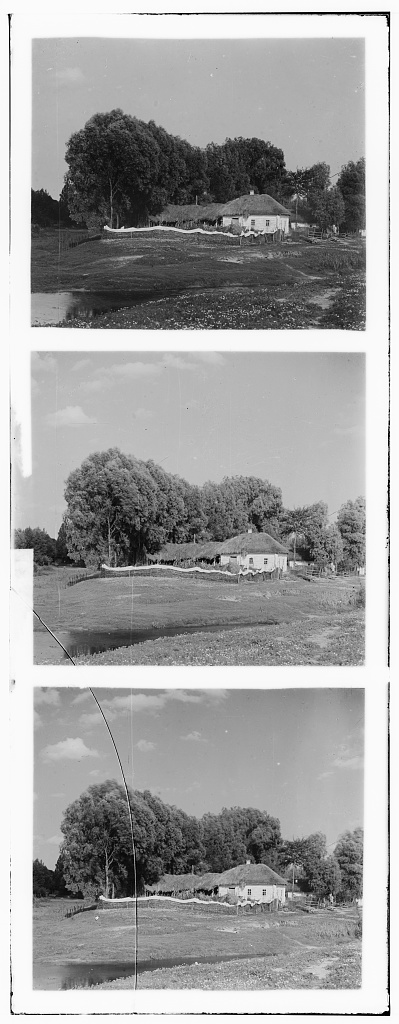
#> input picture part-two/data/additional/00166v.jpg, 399 x 1024 px
$ python colorize.py data/additional/00166v.jpg out.png
#> lines starting #> are read from the running program, lines starting #| are printed output that depends on the picture
"""Handwritten translation alignment for vertically stacked B/G/R glass plates.

Only NumPy and Pillow are required. All public shifts are (x, y), positive
right/down, and describe the translation APPLIED to the moving channel.
"""
from __future__ import annotations

import argparse
import json
import math
from pathlib import Path
from time import perf_counter

import numpy as np
from PIL import Image


def normalize(image: np.ndarray) -> np.ndarray:
    a = np.asarray(image)
    if a.size == 0 or not np.isfinite(a).all():
        raise ValueError('Image must be nonempty and finite.')
    if np.issubdtype(a.dtype, np.unsignedinteger):
        return a.astype(np.float32) / np.iinfo(a.dtype).max
    a = a.astype(np.float32)
    if a.min() < 0 or a.max() > 1:
        raise ValueError('Floating-point images must be in [0, 1].')
    return a


def split_plate(image: np.ndarray) -> tuple[np.ndarray, np.ndarray, np.ndarray]:
    a = normalize(image)
    if a.ndim == 3:
        # The provided scans are grayscale; tolerate grayscale stored as RGB.
        if a.shape[2] not in (3, 4):
            raise ValueError('Expected grayscale or RGB image.')
        a = a[:, :, :3].mean(axis=2)
    if a.ndim != 2 or a.shape[0] < 3 or a.shape[1] < 1:
        raise ValueError('Expected a nonempty vertically stacked B/G/R plate.')
    h = a.shape[0] // 3
    return a[:h], a[h:2*h], a[2*h:3*h]


def resize_gray(a: np.ndarray, shape: tuple[int, int]) -> np.ndarray:
    """Low-pass resampling is permitted; pyramid construction is explicit below."""
    return np.asarray(Image.fromarray(a).resize((shape[1], shape[0]), Image.Resampling.BILINEAR))


def search_shift(reference: np.ndarray, moving: np.ndarray, radius: int = 15,
                 center: tuple[int, int] = (0, 0), metric: str = 'ncc',
                 border: float = .12) -> tuple[tuple[int, int], float]:
    """Exhaustive search; all candidates use the SAME reference support.

    For a trial (dx,dy), compare B[y,x] with moving[y-dy,x-dx].
    NCC maximizes the cosine similarity specified in the assignment (no mean
    subtraction). L2 minimizes sqrt(sum((B-moving)**2)). No rolled/wrapped
    pixels or padded values participate in scoring.
    """
    if reference.ndim != 2 or reference.shape != moving.shape:
        raise ValueError('Channels must be equal-size 2D arrays.')
    if radius < 0 or int(radius) != radius or not 0 <= border < .5:
        raise ValueError('Radius must be a nonnegative integer; border must be in [0, .5).')
    if metric not in ('ncc', 'l2'):
        raise ValueError('Metric must be ncc or l2.')
    if not np.isfinite(reference).all() or not np.isfinite(moving).all():
        raise ValueError('Channels must contain finite values.')
    h, w = reference.shape
    cx, cy = map(int, center)
    mx = max(math.ceil(w*border), abs(cx)+radius)
    my = max(math.ceil(h*border), abs(cy)+radius)
    if h-2*my < 4 or w-2*mx < 4:
        raise ValueError('Search window leaves fewer than four interior pixels per axis.')
    a = np.asarray(reference[my:h-my, mx:w-mx], dtype=np.float32)
    norm_a = float(np.einsum('ij,ij->', a, a, dtype=np.float64))
    # Prefer the smallest refinement when otherwise tied, including blank images.
    candidates = [(x, y) for y in range(cy-radius, cy+radius+1)
                  for x in range(cx-radius, cx+radius+1)]
    candidates.sort(key=lambda xy: ((xy[0]-cx)**2+(xy[1]-cy)**2, xy[1], xy[0]))
    best, best_value = (cx, cy), -float('inf') if metric == 'ncc' else float('inf')
    for dx, dy in candidates:
        b = np.asarray(moving[my-dy:h-my-dy, mx-dx:w-mx-dx], dtype=np.float32)
        if metric == 'ncc':
            norm_b = float(np.einsum('ij,ij->', b, b, dtype=np.float64))
            denom = math.sqrt(norm_a*norm_b)
            value = float(np.einsum('ij,ij->', a, b, dtype=np.float64))/denom if denom else 0.0
            better = value > best_value + 1e-12
        else:
            diff = a-b
            value = math.sqrt(float(np.einsum('ij,ij->', diff, diff, dtype=np.float64)))
            better = value < best_value - 1e-12
        if better:
            best, best_value = (dx, dy), value
    return best, best_value


def pyramid_align(reference: np.ndarray, moving: np.ndarray, metric: str = 'ncc',
                  radius: int = 15, refine_radius: int = 2, min_size: int = 160,
                  border: float = .12) -> tuple[tuple[int, int], list[dict]]:
    if reference.ndim != 2 or reference.shape != moving.shape:
        raise ValueError('Channels must be equal-size 2D arrays.')
    if min_size < 32 or refine_radius < 0:
        raise ValueError('min_size must be at least 32; refinement radius must be nonnegative.')
    levels = [(reference, moving)]
    while min(levels[-1][0].shape) > min_size:
        a, b = levels[-1]
        shape = ((a.shape[0]+1)//2, (a.shape[1]+1)//2)
        levels.append((resize_gray(a, shape), resize_gray(b, shape)))
    shift, previous, trace = (0, 0), None, []
    for a, b in reversed(levels):
        if previous is not None:
            shift = (round(shift[0]*a.shape[1]/previous[1]),
                     round(shift[1]*a.shape[0]/previous[0]))
        shift, score = search_shift(a, b, radius if previous is None else refine_radius,
                                    shift, metric, border)
        trace.append({'shape_hw': list(a.shape), 'shift_xy': list(shift),
                      'score': score, 'radius': radius if previous is None else refine_radius})
        previous = a.shape
    return shift, trace


def compose(b: np.ndarray, g: np.ndarray, r: np.ndarray, g_shift: tuple[int, int],
            r_shift: tuple[int, int], crop: bool = True) -> np.ndarray:
    if b.ndim != 2 or b.shape != g.shape or b.shape != r.shape:
        raise ValueError('Channels must be equal-size 2D arrays.')
    rgb = np.stack((np.roll(r, (r_shift[1], r_shift[0]), (0, 1)),
                    np.roll(g, (g_shift[1], g_shift[0]), (0, 1)), b), axis=-1)
    if crop:
        h, w = b.shape
        x0, x1 = max(0, g_shift[0], r_shift[0]), w+min(0, g_shift[0], r_shift[0])
        y0, y1 = max(0, g_shift[1], r_shift[1]), h+min(0, g_shift[1], r_shift[1])
        if x0 >= x1 or y0 >= y1:
            raise ValueError('Shifts leave no common image support.')
        rgb = rgb[y0:y1, x0:x1]
    return rgb


def save_rgb(rgb: np.ndarray, path: Path, max_width: int | None = None) -> None:
    image = Image.fromarray(np.round(np.clip(rgb, 0, 1)*255).astype(np.uint8))
    if max_width is not None and image.width > max_width:
        image = image.resize((max_width, round(image.height*max_width/image.width)), Image.Resampling.LANCZOS)
    path.parent.mkdir(parents=True, exist_ok=True)
    image.save(path, quality=92)


def main() -> None:
    parser = argparse.ArgumentParser(description=__doc__)
    parser.add_argument('input', type=Path)
    parser.add_argument('output', type=Path)
    parser.add_argument('--method', choices=('single', 'pyramid'), default='pyramid')
    parser.add_argument('--metric', choices=('ncc', 'l2'), default='ncc')
    parser.add_argument('--radius', type=int, default=15)
    args = parser.parse_args()
    start = perf_counter()
    with Image.open(args.input) as im:
#> im is the input picture: PIL image 399x1024 L; min 0, max 255, mean 160.8
        b, g, r = split_plate(np.asarray(im))
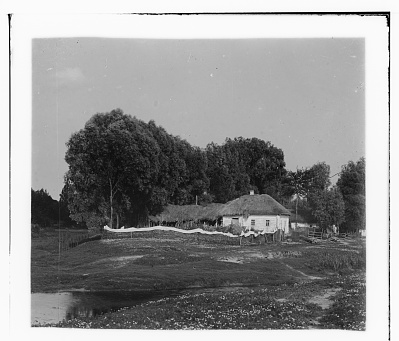
#> b: shape (341, 399) float32; min 0, max 1, mean 0.58
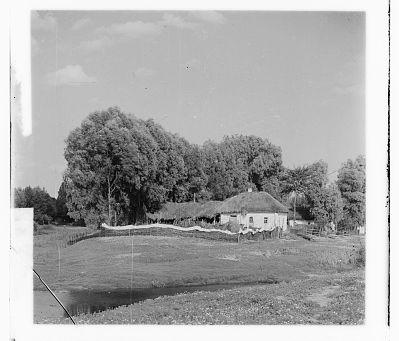
#> g: shape (341, 399) float32; min 0, max 1, mean 0.661
    align = search_shift if args.method == 'single' else pyramid_align
    gs, _ = align(b, g, metric=args.metric, radius=args.radius)
#> after the loop in pyramid_align, `while min(levels[-1][0].shape) > min_size:`: levels = 3 items
#> the loop in pyramid_align, `for a, b in reversed(levels):` made 3 passes
#> (shift, h in search_shift, w in search_shift, cx in search_shift, cy in search_shift, mx in search_shift, my in search_shift, norm_a in search_shift) on passes 2 to 3: ((1, 1), 171, 200, 2, 0, 24, 21, 4797.4), ((2, 3), 341, 399, 2, 2, 48, 41, 19454.7)
#> (h in search_shift, w in search_shift, cx in search_shift, cy in search_shift, mx in search_shift, my in search_shift, norm_a in search_shift, shift) on pass 1: (86, 100, 0, 0, 15, 15, 899.9, (1, 0))
#> pass 1, in search_shift, `a = np.asarray(reference[my:h-my, mx:w-mx], dtype=np.float32)`:
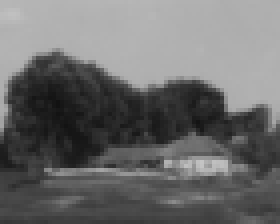
#> a: shape (56, 70) float32 (shown 4 times larger); min 0.0729, max 0.771, mean 0.423
#> pass 3, in search_shift (call 3), `a = np.asarray(reference[my:h-my, mx:w-mx], dtype=np.float32)`:
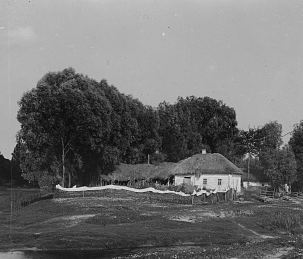
#> a: shape (259, 303) float32; min 0, max 0.906, mean 0.438
#> gs = (2, 3)
    rs, _ = align(b, r, metric=args.metric, radius=args.radius)
#> the loop in pyramid_align (call 2), `while min(levels[-1][0].shape) > min_size:` made 2 passes
#> shape on passes 1 to 2: (171, 200), (86, 100)
#> pass 2, in pyramid_align (call 2), `a, b = levels[-1]`:
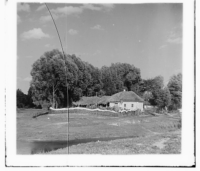
#> b: shape (171, 200) float32; min 0.00427, max 0.986, mean 0.649
#> the loop in pyramid_align (call 2), `for a, b in reversed(levels):` made 3 passes
#> (h in search_shift, w in search_shift, cx in search_shift, cy in search_shift, mx in search_shift, my in search_shift, norm_a in search_shift, score) on passes 2 to 3: (171, 200, 2, 6, 24, 21, 4797.4, 0.96), (341, 399, 4, 12, 48, 41, 19454.7, 0.955)
#> (h in search_shift, w in search_shift, cx in search_shift, cy in search_shift, mx in search_shift, my in search_shift, norm_a in search_shift, shift) on pass 1: (86, 100, 0, 0, 15, 15, 899.9, (1, 3))
#> rs = (4, 12)
    save_rgb(compose(b, g, r, gs, rs), args.output)
#> in compose, `rgb = np.stack((np.roll(r, (r_shift[1], r_shift[0]), (0, 1)), np.roll(..`:
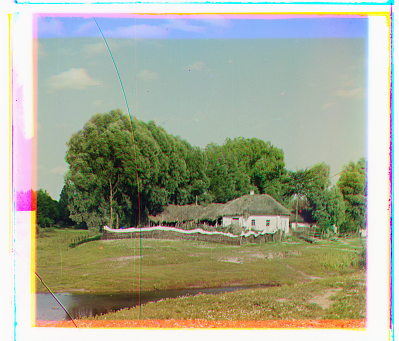
#> rgb: shape (341, 399, 3) float32; mean of channels 0, 1, 2 0.649, 0.661, 0.58; drawn as R, G, B
#> in compose, `h, w = b.shape`: h = 341; w = 399
#> in compose, `x0, x1 = max(0, g_shift[0], r_shift[0]), w+min(0, g_shift[0], r_shift[..`: x0 = 4; x1 = 399
#> in compose, `y0, y1 = max(0, g_shift[1], r_shift[1]), h+min(0, g_shift[1], r_shift[..`: y0 = 12; y1 = 341
#> in compose, `rgb = rgb[y0:y1, x0:x1]`:
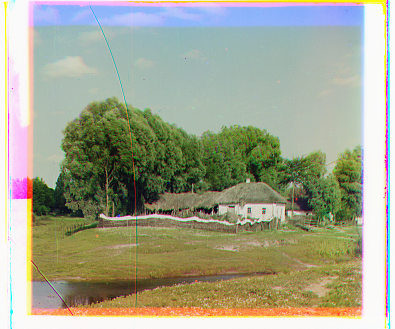
#> rgb: shape (329, 395, 3) float32; mean of channels 0, 1, 2 0.638, 0.647, 0.561; drawn as R, G, B
    print(json.dumps({'g_shift_xy': gs, 'r_shift_xy': rs, 'seconds': perf_counter()-start}))


if __name__ == '__main__':
    main()
